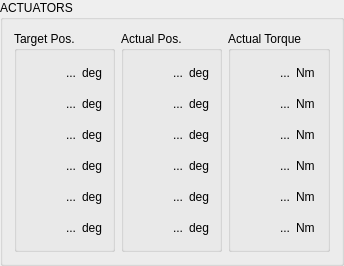
       <widget class="QGroupBox" name="gb_actuators">
        <property name="enabled">
         <bool>true</bool>
        </property>
        <property name="title">
         <string>ACTUATORS</string>
        </property>
        <property name="flat">
         <bool>false</bool>
        </property>
        <property name="checkable">
         <bool>false</bool>
        </property>
        <layout class="QHBoxLayout" name="horizontalLayout_2">
         <item>
          <widget class="QGroupBox" name="gb_target">
           <property name="title">
            <string>Target Pos.</string>
           </property>
           <layout class="QVBoxLayout" name="verticalLayout_4">
            <item>
             <layout class="QHBoxLayout" name="hl_target_yaw">
              <item>
               <widget class="QLabel" name="l_target_yaw">
                <property name="sizePolicy">
                 <sizepolicy hsizetype="Fixed" vsizetype="Fixed">
                  <horstretch>0</horstretch>
                  <verstretch>0</verstretch>
                 </sizepolicy>
                </property>
                <property name="minimumSize">
                 <size>
                  <width>50</width>
                  <height>25</height>
                 </size>
                </property>
                <property name="maximumSize">
                 <size>
                  <width>50</width>
                  <height>25</height>
                 </size>
                </property>
                <property name="text">
                 <string>...</string>
                </property>
                <property name="alignment">
                 <set>Qt::AlignRight|Qt::AlignTrailing|Qt::AlignVCenter</set>
                </property>
               </widget>
              </item>
              <item>
               <widget class="QLabel" name="static_l_target_yaw_u">
                <property name="sizePolicy">
                 <sizepolicy hsizetype="Minimum" vsizetype="Minimum">
                  <horstretch>0</horstretch>
                  <verstretch>0</verstretch>
                 </sizepolicy>
                </property>
                <property name="text">
                 <string>deg</string>
                </property>
               </widget>
              </item>
             </layout>
            </item>
            <item>
             <layout class="QHBoxLayout" name="hl_target_roll">
              <item>
               <widget class="QLabel" name="l_target_roll">
                <property name="sizePolicy">
                 <sizepolicy hsizetype="Fixed" vsizetype="Fixed">
                  <horstretch>0</horstretch>
                  <verstretch>0</verstretch>
                 </sizepolicy>
                </property>
                <property name="minimumSize">
                 <size>
                  <width>50</width>
                  <height>25</height>
                 </size>
                </property>
                <property name="maximumSize">
                 <size>
                  <width>50</width>
                  <height>25</height>
                 </size>
                </property>
                <property name="text">
                 <string>...</string>
                </property>
                <property name="alignment">
                 <set>Qt::AlignRight|Qt::AlignTrailing|Qt::AlignVCenter</set>
                </property>
               </widget>
              </item>
              <item>
               <widget class="QLabel" name="static_l_target_roll_u">
                <property name="sizePolicy">
                 <sizepolicy hsizetype="Minimum" vsizetype="Minimum">
                  <horstretch>0</horstretch>
                  <verstretch>0</verstretch>
                 </sizepolicy>
                </property>
                <property name="text">
                 <string>deg</string>
                </property>
               </widget>
              </item>
             </layout>
            </item>
            <item>
             <layout class="QHBoxLayout" name="hl_target_pitch">
              <item>
               <widget class="QLabel" name="l_target_pitch">
                <property name="sizePolicy">
                 <sizepolicy hsizetype="Fixed" vsizetype="Fixed">
                  <horstretch>0</horstretch>
                  <verstretch>0</verstretch>
                 </sizepolicy>
                </property>
                <property name="minimumSize">
                 <size>
                  <width>50</width>
                  <height>25</height>
                 </size>
                </property>
                <property name="maximumSize">
                 <size>
                  <width>50</width>
                  <height>25</height>
                 </size>
                </property>
                <property name="text">
                 <string>...</string>
                </property>
                <property name="alignment">
                 <set>Qt::AlignRight|Qt::AlignTrailing|Qt::AlignVCenter</set>
                </property>
               </widget>
              </item>
              <item>
               <widget class="QLabel" name="static_l_target_pitch_u">
                <property name="sizePolicy">
                 <sizepolicy hsizetype="Minimum" vsizetype="Minimum">
                  <horstretch>0</horstretch>
                  <verstretch>0</verstretch>
                 </sizepolicy>
                </property>
                <property name="text">
                 <string>deg</string>
                </property>
               </widget>
              </item>
             </layout>
            </item>
            <item>
             <layout class="QHBoxLayout" name="hl_target_j1">
              <item>
               <widget class="QLabel" name="l_target_j1">
                <property name="sizePolicy">
                 <sizepolicy hsizetype="Fixed" vsizetype="Fixed">
                  <horstretch>0</horstretch>
                  <verstretch>0</verstretch>
                 </sizepolicy>
                </property>
                <property name="minimumSize">
                 <size>
                  <width>50</width>
                  <height>25</height>
                 </size>
                </property>
                <property name="maximumSize">
                 <size>
                  <width>50</width>
                  <height>25</height>
                 </size>
                </property>
                <property name="text">
                 <string>...</string>
                </property>
                <property name="alignment">
                 <set>Qt::AlignRight|Qt::AlignTrailing|Qt::AlignVCenter</set>
                </property>
               </widget>
              </item>
              <item>
               <widget class="QLabel" name="static_l_target_j1_u">
                <property name="sizePolicy">
                 <sizepolicy hsizetype="Minimum" vsizetype="Minimum">
                  <horstretch>0</horstretch>
                  <verstretch>0</verstretch>
                 </sizepolicy>
                </property>
                <property name="text">
                 <string>deg</string>
                </property>
               </widget>
              </item>
             </layout>
            </item>
            <item>
             <layout class="QHBoxLayout" name="hl_target_j2">
              <item>
               <widget class="QLabel" name="l_target_j2">
                <property name="sizePolicy">
                 <sizepolicy hsizetype="Fixed" vsizetype="Fixed">
                  <horstretch>0</horstretch>
                  <verstretch>0</verstretch>
                 </sizepolicy>
                </property>
                <property name="minimumSize">
                 <size>
                  <width>50</width>
                  <height>25</height>
                 </size>
                </property>
                <property name="maximumSize">
                 <size>
                  <width>50</width>
                  <height>25</height>
                 </size>
                </property>
                <property name="text">
                 <string>...</string>
                </property>
                <property name="alignment">
                 <set>Qt::AlignRight|Qt::AlignTrailing|Qt::AlignVCenter</set>
                </property>
               </widget>
              </item>
              <item>
               <widget class="QLabel" name="static_l_target_j2_u">
                <property name="sizePolicy">
                 <sizepolicy hsizetype="Minimum" vsizetype="Minimum">
                  <horstretch>0</horstretch>
                  <verstretch>0</verstretch>
                 </sizepolicy>
                </property>
                <property name="text">
                 <string>deg</string>
                </property>
               </widget>
              </item>
             </layout>
            </item>
            <item>
             <layout class="QHBoxLayout" name="hl_target_j3">
              <item>
               <widget class="QLabel" name="l_target_j3">
                <property name="sizePolicy">
                 <sizepolicy hsizetype="Fixed" vsizetype="Fixed">
                  <horstretch>0</horstretch>
                  <verstretch>0</verstretch>
                 </sizepolicy>
                </property>
                <property name="minimumSize">
                 <size>
                  <width>50</width>
                  <height>25</height>
                 </size>
                </property>
                <property name="maximumSize">
                 <size>
                  <width>50</width>
                  <height>25</height>
                 </size>
                </property>
                <property name="text">
                 <string>...</string>
                </property>
                <property name="alignment">
                 <set>Qt::AlignRight|Qt::AlignTrailing|Qt::AlignVCenter</set>
                </property>
               </widget>
              </item>
              <item>
               <widget class="QLabel" name="static_l_target_j3_u">
                <property name="sizePolicy">
                 <sizepolicy hsizetype="Minimum" vsizetype="Minimum">
                  <horstretch>0</horstretch>
                  <verstretch>0</verstretch>
                 </sizepolicy>
                </property>
                <property name="text">
                 <string>deg</string>
                </property>
               </widget>
              </item>
             </layout>
            </item>
           </layout>
          </widget>
         </item>
         <item>
          <widget class="QGroupBox" name="gb_actual">
           <property name="title">
            <string>Actual Pos.</string>
           </property>
           <layout class="QVBoxLayout" name="verticalLayout_3">
            <item>
             <layout class="QHBoxLayout" name="hl_actual_yaw">
              <item>
               <widget class="QLabel" name="l_actual_yaw">
                <property name="sizePolicy">
                 <sizepolicy hsizetype="Fixed" vsizetype="Fixed">
                  <horstretch>0</horstretch>
                  <verstretch>0</verstretch>
                 </sizepolicy>
                </property>
                <property name="minimumSize">
                 <size>
                  <width>50</width>
                  <height>25</height>
                 </size>
                </property>
                <property name="maximumSize">
                 <size>
                  <width>50</width>
                  <height>25</height>
                 </size>
                </property>
                <property name="text">
                 <string>...</string>
                </property>
                <property name="alignment">
                 <set>Qt::AlignRight|Qt::AlignTrailing|Qt::AlignVCenter</set>
                </property>
               </widget>
              </item>
              <item>
               <widget class="QLabel" name="static_l_actual_y_u">
                <property name="sizePolicy">
                 <sizepolicy hsizetype="Minimum" vsizetype="Minimum">
                  <horstretch>0</horstretch>
                  <verstretch>0</verstretch>
                 </sizepolicy>
                </property>
                <property name="text">
                 <string>deg</string>
                </property>
               </widget>
              </item>
             </layout>
            </item>
            <item>
             <layout class="QHBoxLayout" name="hl_actual_roll">
              <item>
               <widget class="QLabel" name="l_actual_roll">
                <property name="sizePolicy">
                 <sizepolicy hsizetype="Fixed" vsizetype="Fixed">
                  <horstretch>0</horstretch>
                  <verstretch>0</verstretch>
                 </sizepolicy>
                </property>
                <property name="minimumSize">
                 <size>
                  <width>50</width>
                  <height>25</height>
                 </size>
                </property>
                <property name="maximumSize">
                 <size>
                  <width>50</width>
                  <height>25</height>
                 </size>
                </property>
                <property name="text">
                 <string>...</string>
                </property>
                <property name="alignment">
                 <set>Qt::AlignRight|Qt::AlignTrailing|Qt::AlignVCenter</set>
                </property>
               </widget>
              </item>
              <item>
               <widget class="QLabel" name="static_l_actual_roll_u">
                <property name="sizePolicy">
                 <sizepolicy hsizetype="Minimum" vsizetype="Minimum">
                  <horstretch>0</horstretch>
                  <verstretch>0</verstretch>
                 </sizepolicy>
                </property>
                <property name="text">
                 <string>deg</string>
                </property>
               </widget>
              </item>
             </layout>
            </item>
            <item>
             <layout class="QHBoxLayout" name="hl_actual_pitch">
              <item>
               <widget class="QLabel" name="l_actual_pitch">
                <property name="sizePolicy">
                 <sizepolicy hsizetype="Fixed" vsizetype="Fixed">
                  <horstretch>0</horstretch>
                  <verstretch>0</verstretch>
                 </sizepolicy>
                </property>
                <property name="minimumSize">
                 <size>
                  <width>50</width>
                  <height>25</height>
                 </size>
                </property>
                <property name="maximumSize">
                 <size>
                  <width>50</width>
                  <height>25</height>
                 </size>
                </property>
                <property name="text">
                 <string>...</string>
                </property>
                <property name="alignment">
                 <set>Qt::AlignRight|Qt::AlignTrailing|Qt::AlignVCenter</set>
                </property>
               </widget>
              </item>
              <item>
               <widget class="QLabel" name="static_l_actual_pitch_u">
                <property name="sizePolicy">
                 <sizepolicy hsizetype="Minimum" vsizetype="Minimum">
                  <horstretch>0</horstretch>
                  <verstretch>0</verstretch>
                 </sizepolicy>
                </property>
                <property name="text">
                 <string>deg</string>
                </property>
               </widget>
              </item>
             </layout>
            </item>
            <item>
             <layout class="QHBoxLayout" name="hl_actual_j1">
              <item>
               <widget class="QLabel" name="l_actual_j1">
                <property name="sizePolicy">
                 <sizepolicy hsizetype="Fixed" vsizetype="Fixed">
                  <horstretch>0</horstretch>
                  <verstretch>0</verstretch>
                 </sizepolicy>
                </property>
                <property name="minimumSize">
                 <size>
                  <width>50</width>
                  <height>25</height>
                 </size>
                </property>
                <property name="maximumSize">
                 <size>
                  <width>50</width>
                  <height>25</height>
                 </size>
                </property>
                <property name="text">
                 <string>...</string>
                </property>
                <property name="alignment">
                 <set>Qt::AlignRight|Qt::AlignTrailing|Qt::AlignVCenter</set>
                </property>
               </widget>
              </item>
              <item>
               <widget class="QLabel" name="static_l_actual_j1_u">
                <property name="sizePolicy">
                 <sizepolicy hsizetype="Minimum" vsizetype="Minimum">
                  <horstretch>0</horstretch>
                  <verstretch>0</verstretch>
                 </sizepolicy>
                </property>
                <property name="text">
                 <string>deg</string>
                </property>
               </widget>
              </item>
             </layout>
            </item>
            <item>
             <layout class="QHBoxLayout" name="hl_actual_j2">
              <item>
               <widget class="QLabel" name="l_actual_j2">
                <property name="sizePolicy">
                 <sizepolicy hsizetype="Fixed" vsizetype="Fixed">
                  <horstretch>0</horstretch>
                  <verstretch>0</verstretch>
                 </sizepolicy>
                </property>
                <property name="minimumSize">
                 <size>
                  <width>50</width>
                  <height>25</height>
                 </size>
                </property>
                <property name="maximumSize">
                 <size>
                  <width>50</width>
                  <height>25</height>
                 </size>
                </property>
                <property name="text">
                 <string>...</string>
                </property>
                <property name="alignment">
                 <set>Qt::AlignRight|Qt::AlignTrailing|Qt::AlignVCenter</set>
                </property>
               </widget>
              </item>
              <item>
               <widget class="QLabel" name="static_l_actual_j2_u">
                <property name="sizePolicy">
                 <sizepolicy hsizetype="Minimum" vsizetype="Minimum">
                  <horstretch>0</horstretch>
                  <verstretch>0</verstretch>
                 </sizepolicy>
                </property>
                <property name="text">
                 <string>deg</string>
                </property>
               </widget>
              </item>
             </layout>
            </item>
            <item>
             <layout class="QHBoxLayout" name="hl_actual_j3">
              <item>
               <widget class="QLabel" name="l_actual_j3">
                <property name="sizePolicy">
                 <sizepolicy hsizetype="Fixed" vsizetype="Fixed">
                  <horstretch>0</horstretch>
                  <verstretch>0</verstretch>
                 </sizepolicy>
                </property>
                <property name="minimumSize">
                 <size>
                  <width>50</width>
                  <height>25</height>
                 </size>
                </property>
                <property name="maximumSize">
                 <size>
                  <width>50</width>
                  <height>25</height>
                 </size>
                </property>
                <property name="text">
                 <string>...</string>
                </property>
                <property name="alignment">
                 <set>Qt::AlignRight|Qt::AlignTrailing|Qt::AlignVCenter</set>
                </property>
               </widget>
              </item>
              <item>
               <widget class="QLabel" name="static_l_actual_j3_u">
                <property name="sizePolicy">
                 <sizepolicy hsizetype="Minimum" vsizetype="Minimum">
                  <horstretch>0</horstretch>
                  <verstretch>0</verstretch>
                 </sizepolicy>
                </property>
                <property name="text">
                 <string>deg</string>
                </property>
               </widget>
              </item>
             </layout>
            </item>
           </layout>
          </widget>
         </item>
         <item>
          <widget class="QGroupBox" name="gb_torque">
           <property name="title">
            <string>Actual Torque</string>
           </property>
           <layout class="QVBoxLayout" name="verticalLayout">
            <item>
             <layout class="QHBoxLayout" name="hl_torque_yaw">
              <item>
               <widget class="QLabel" name="l_torque_yaw">
                <property name="sizePolicy">
                 <sizepolicy hsizetype="Fixed" vsizetype="Fixed">
                  <horstretch>0</horstretch>
                  <verstretch>0</verstretch>
                 </sizepolicy>
                </property>
                <property name="minimumSize">
                 <size>
                  <width>50</width>
                  <height>25</height>
                 </size>
                </property>
                <property name="maximumSize">
                 <size>
                  <width>50</width>
                  <height>25</height>
                 </size>
                </property>
                <property name="text">
                 <string>...</string>
                </property>
                <property name="alignment">
                 <set>Qt::AlignRight|Qt::AlignTrailing|Qt::AlignVCenter</set>
                </property>
               </widget>
              </item>
              <item>
               <widget class="QLabel" name="static_l_torque_yaw_u">
                <property name="sizePolicy">
                 <sizepolicy hsizetype="Minimum" vsizetype="Minimum">
                  <horstretch>0</horstretch>
                  <verstretch>0</verstretch>
                 </sizepolicy>
                </property>
                <property name="text">
                 <string>Nm</string>
                </property>
               </widget>
              </item>
             </layout>
            </item>
            <item>
             <layout class="QHBoxLayout" name="hl_torque_roll">
              <item>
               <widget class="QLabel" name="l_torque_roll">
                <property name="sizePolicy">
                 <sizepolicy hsizetype="Fixed" vsizetype="Fixed">
                  <horstretch>0</horstretch>
                  <verstretch>0</verstretch>
                 </sizepolicy>
                </property>
                <property name="minimumSize">
                 <size>
                  <width>50</width>
                  <height>25</height>
                 </size>
                </property>
                <property name="maximumSize">
                 <size>
                  <width>50</width>
                  <height>25</height>
                 </size>
                </property>
                <property name="text">
                 <string>...</string>
                </property>
                <property name="alignment">
                 <set>Qt::AlignRight|Qt::AlignTrailing|Qt::AlignVCenter</set>
                </property>
               </widget>
              </item>
              <item>
               <widget class="QLabel" name="static_l_torque_roll_u">
                <property name="sizePolicy">
                 <sizepolicy hsizetype="Minimum" vsizetype="Minimum">
                  <horstretch>0</horstretch>
                  <verstretch>0</verstretch>
                 </sizepolicy>
                </property>
                <property name="text">
                 <string>Nm</string>
                </property>
               </widget>
              </item>
             </layout>
            </item>
            <item>
             <layout class="QHBoxLayout" name="hl_torque_pitch">
              <item>
               <widget class="QLabel" name="l_torque_pitch">
                <property name="sizePolicy">
                 <sizepolicy hsizetype="Fixed" vsizetype="Fixed">
                  <horstretch>0</horstretch>
                  <verstretch>0</verstretch>
                 </sizepolicy>
                </property>
                <property name="minimumSize">
                 <size>
                  <width>50</width>
                  <height>25</height>
                 </size>
                </property>
                <property name="maximumSize">
                 <size>
                  <width>50</width>
                  <height>25</height>
                 </size>
                </property>
                <property name="text">
                 <string>...</string>
                </property>
                <property name="alignment">
                 <set>Qt::AlignRight|Qt::AlignTrailing|Qt::AlignVCenter</set>
                </property>
               </widget>
              </item>
              <item>
               <widget class="QLabel" name="static_l_torque_pitch_u">
                <property name="sizePolicy">
                 <sizepolicy hsizetype="Minimum" vsizetype="Minimum">
                  <horstretch>0</horstretch>
                  <verstretch>0</verstretch>
                 </sizepolicy>
                </property>
                <property name="text">
                 <string>Nm</string>
                </property>
               </widget>
              </item>
             </layout>
            </item>
            <item>
             <layout class="QHBoxLayout" name="hl_torque_j1">
              <item>
               <widget class="QLabel" name="l_torque_j1">
                <property name="sizePolicy">
                 <sizepolicy hsizetype="Fixed" vsizetype="Fixed">
                  <horstretch>0</horstretch>
                  <verstretch>0</verstretch>
                 </sizepolicy>
                </property>
                <property name="minimumSize">
                 <size>
                  <width>50</width>
                  <height>25</height>
                 </size>
                </property>
                <property name="maximumSize">
                 <size>
                  <width>50</width>
                  <height>25</height>
                 </size>
                </property>
                <property name="text">
                 <string>...</string>
                </property>
                <property name="alignment">
                 <set>Qt::AlignRight|Qt::AlignTrailing|Qt::AlignVCenter</set>
                </property>
               </widget>
              </item>
              <item>
               <widget class="QLabel" name="static_l_torque_j1_u">
                <property name="sizePolicy">
                 <sizepolicy hsizetype="Minimum" vsizetype="Minimum">
                  <horstretch>0</horstretch>
                  <verstretch>0</verstretch>
                 </sizepolicy>
                </property>
                <property name="text">
                 <string>Nm</string>
                </property>
               </widget>
              </item>
             </layout>
            </item>
            <item>
             <layout class="QHBoxLayout" name="hl_torque_j2">
              <item>
               <widget class="QLabel" name="l_torque_j2">
                <property name="sizePolicy">
                 <sizepolicy hsizetype="Fixed" vsizetype="Fixed">
                  <horstretch>0</horstretch>
                  <verstretch>0</verstretch>
                 </sizepolicy>
                </property>
                <property name="minimumSize">
                 <size>
                  <width>50</width>
                  <height>25</height>
                 </size>
                </property>
                <property name="maximumSize">
                 <size>
                  <width>50</width>
                  <height>25</height>
                 </size>
                </property>
                <property name="text">
                 <string>...</string>
                </property>
                <property name="alignment">
                 <set>Qt::AlignRight|Qt::AlignTrailing|Qt::AlignVCenter</set>
                </property>
               </widget>
              </item>
              <item>
               <widget class="QLabel" name="static_l_torque_j2_u">
                <property name="sizePolicy">
                 <sizepolicy hsizetype="Minimum" vsizetype="Minimum">
                  <horstretch>0</horstretch>
                  <verstretch>0</verstretch>
                 </sizepolicy>
                </property>
                <property name="text">
                 <string>Nm</string>
                </property>
               </widget>
              </item>
             </layout>
            </item>
            <item>
             <layout class="QHBoxLayout" name="hl_torque_j3">
              <item>
               <widget class="QLabel" name="l_torque_j3">
                <property name="sizePolicy">
                 <sizepolicy hsizetype="Fixed" vsizetype="Fixed">
                  <horstretch>0</horstretch>
                  <verstretch>0</verstretch>
                 </sizepolicy>
                </property>
                <property name="minimumSize">
                 <size>
                  <width>50</width>
                  <height>25</height>
                 </size>
                </property>
                <property name="maximumSize">
                 <size>
                  <width>50</width>
                  <height>25</height>
                 </size>
                </property>
                <property name="text">
                 <string>...</string>
                </property>
                <property name="alignment">
                 <set>Qt::AlignRight|Qt::AlignTrailing|Qt::AlignVCenter</set>
                </property>
               </widget>
              </item>
              <item>
               <widget class="QLabel" name="static_l_torque_j3_u">
                <property name="sizePolicy">
                 <sizepolicy hsizetype="Minimum" vsizetype="Minimum">
                  <horstretch>0</horstretch>
                  <verstretch>0</verstretch>
                 </sizepolicy>
                </property>
                <property name="text">
                 <string>Nm</string>
                </property>
               </widget>
              </item>
             </layout>
            </item>
           </layout>
          </widget>
         </item>
        </layout>
       </widget>
